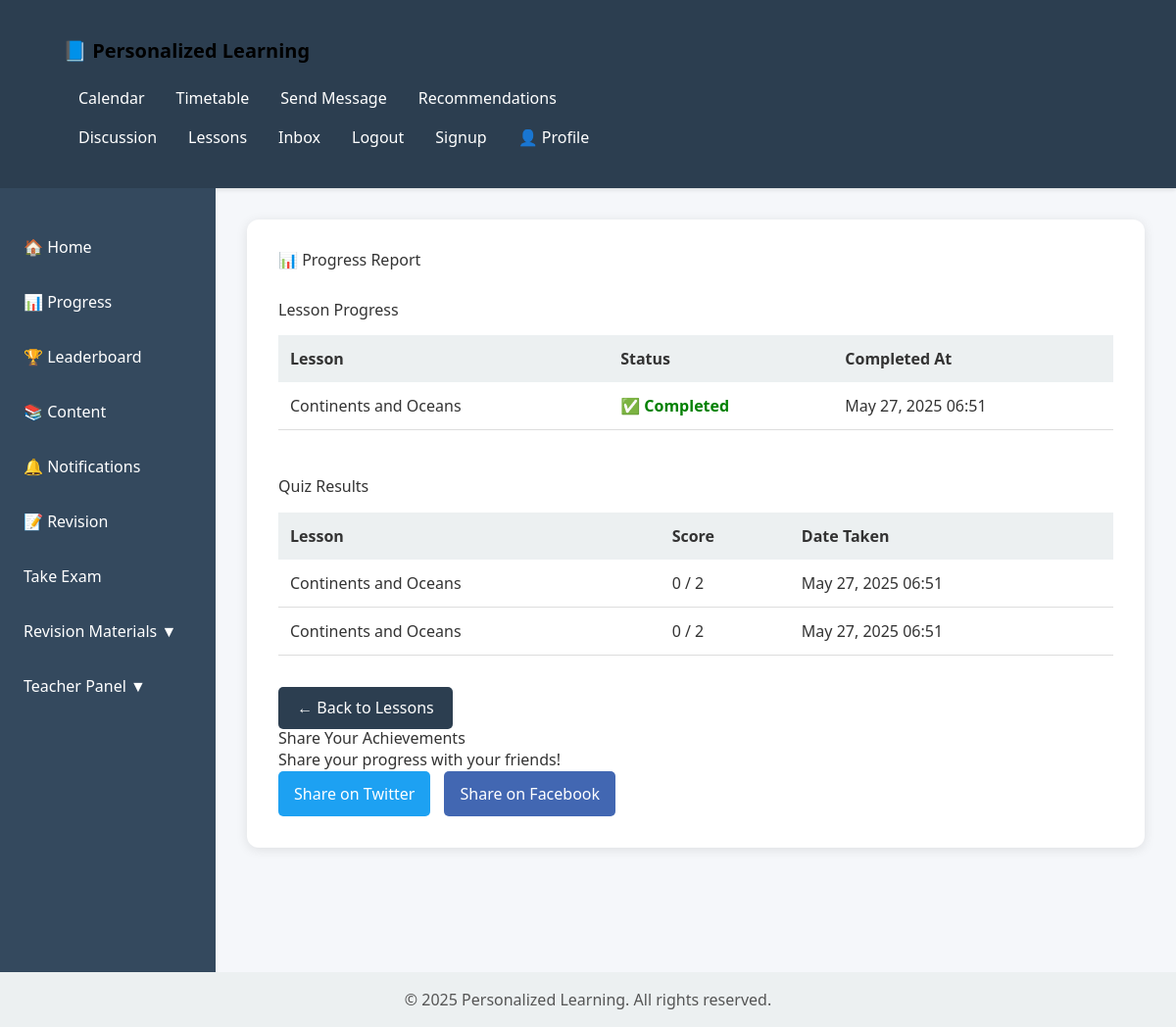
/progress/report/ (signed in), run on the app's committed database.
### progress/models.py (models this page shows, shortened)
class LessonProgress(models.Model):
    user = models.ForeignKey(User, on_delete=models.CASCADE)
    lesson = models.ForeignKey(Lesson, on_delete=models.CASCADE)
    is_completed = models.BooleanField(default=False)
    completed_at = models.DateTimeField(auto_now_add=True, null=True, blank=True)

class QuizResult(models.Model):
    user = models.ForeignKey(User, on_delete=models.CASCADE)
    quiz = models.ForeignKey(Quiz, on_delete=models.CASCADE, related_name='quizzes')
    score = models.IntegerField()
    total_questions = models.IntegerField()
    created_at = models.DateTimeField(auto_now_add=True)

### content/models.py (models this page shows, shortened)
class Lesson(models.Model):
    title = models.CharField(max_length=255)
    content = models.TextField()
    difficulty_level = models.CharField(max_length=50)
    topic = models.CharField(max_length=100)

class Quiz(models.Model):
    lesson = models.ForeignKey(Lesson, on_delete=models.CASCADE, related_name='quizzes')
    question = models.TextField()
    option_a = models.CharField(max_length=255,default='Study of chemicals')
    option_b = models.CharField(max_length=255,default='Study of chemicals')
    option_c = models.CharField(max_length=255,default='Study of chemicals')
    option_d = models.CharField(max_length=255,default='Study of chemicals')
    correct_option = models.CharField(max_length=1, choices=[
        ('A', 'Option A'),
        ('B', 'Option B'),
        ('C', 'Option C'),
        ('D', 'Option D'),
    ],default='A')

### progress/views.py (the view)
# urls.py: path('report/', progress_report_view, name='progress-report'),
@login_required
def progress_report_view(request):
    lesson_progress = LessonProgress.objects.filter(user=request.user)
    quiz_results = QuizResult.objects.filter(user=request.user)
    context = {
        'lesson_progress': lesson_progress,
        'quiz_results': quiz_results,
    }
    return render(request, 'progress/progress_report.html', context)

### progress/templates/progress/progress_report.html (shortened to what this page needs)
{% extends 'content/base.html' %}
{% block content %}
<div style="max-width: 900px; margin: auto;">
    <h2 style="margin-bottom: 2rem;">📊 Progress Report</h2>
    <h3 style="margin-bottom: 1rem;">Lesson Progress</h3>
    <div style="overflow-x: auto;">
        <table style="width: 100%; border-collapse: collapse; min-width: 600px;">
            <thead>
                <tr style="background-color: #ecf0f1; text-align: left;">
                    <th style="padding: 12px;">Lesson</th>
                    <th style="padding: 12px;">Status</th>
                    <th style="padding: 12px;">Completed At</th>
                </tr>
            </thead>
            <tbody>
                {% for progress in lesson_progress %}
                <tr style="border-bottom: 1px solid #ddd;">
                    <td style="padding: 12px;">{{ progress.lesson.title }}</td>
                    <td style="padding: 12px;">
                        {% if progress.is_completed %}
                            <span style="color: green; font-weight: bold;">✅ Completed</span>
                        {% else %}
                            <span style="color: #e67e22; font-weight: bold;">⏳ Not Completed</span>
                        {% endif %}
                    </td>
                    <td style="padding: 12px;">
                        {{ progress.completed_at|date:"M d, Y H:i" }}
                    </td>
                </tr>
                {% empty %}
                <tr>
                    <td colspan="3" style="padding: 16px; text-align: center;">No lesson progress found.</td>
                </tr>
                {% endfor %}
            </tbody>
        </table>
    </div>
    <h3 style="margin-top: 3rem; margin-bottom: 1rem;">Quiz Results</h3>
    <div style="overflow-x: auto;">
        <table style="width: 100%; border-collapse: collapse; min-width: 600px;">
            <thead>
                <tr style="background-color: #ecf0f1; text-align: left;">
                    <th style="padding: 12px;">Lesson</th>
                    <th style="padding: 12px;">Score</th>
                    <th style="padding: 12px;">Date Taken</th>
                </tr>
            </thead>
            <tbody>
                {% for result in quiz_results %}
                <tr style="border-bottom: 1px solid #ddd;">
                    <td style="padding: 12px;">{{ result.quiz.lesson.title }}</td>
                    <td style="padding: 12px;">{{ result.score }} / {{ result.total_questions }}</td>
                    <td style="padding: 12px;">{{ result.created_at|date:"M d, Y H:i" }}</td>
                </tr>
                {% empty %}
                <tr>
                    <td colspan="3" style="padding: 16px; text-align: center;">No quiz results found.</td>
                </tr>
                {% endfor %}
            </tbody>
        </table>
    </div>
    <a href="{% url 'lesson-list' %}"
       style="display: inline-block; margin-top: 2rem; padding: 0.6rem 1.2rem; background-color: #2c3e50; color: white;
              border-radius: 5px; text-decoration: none;">
        ← Back to Lessons
    </a>
    <h3>Share Your Achievements</h3>
<p>Share your progress with your friends!</p>
<a href="https://twitter.com/intent/tweet?text=I%20just%20completed%20{{ total_lessons_completed }}%20lessons%20and%20scored%20{{ total_score }}%20points%20on%20%23MyLearningApp!&hashtags=Learning,Education"
   target="_blank" class="btn btn-twitter">Share on Twitter</a>
<a href="https://www.facebook.com/sharer/sharer.php?u={{ request.build_absolute_uri }}"
   target="_blank" class="btn btn-facebook">Share on Facebook</a>
</div>
{% endblock %}

### content/templates/content/base.html (style rules this page uses)
body { margin: 0; font-family: 'Segoe UI', Tahoma, Geneva, Verdana, sans-serif; background-color: #f5f7fa; color: #333; display: flex; flex-direction: column; min-height: 100vh; }

### progress/templates/progress/progress_report.html (style rules this page uses)
.btn-twitter { background-color: #1DA1F2; color: white; padding: 10px 15px; text-decoration: none; margin-right: 10px; border-radius: 5px; }
.btn-facebook { background-color: #4267B2; color: white; padding: 10px 15px; text-decoration: none; border-radius: 5px; }

### data on the page
LessonProgress: lesson "Continents and Oceans", is_completed "✅ Completed", completed_at "May 27, 2025 06:51"
QuizResult: quiz.lesson "Continents and Oceans", score "0", total_questions "2", created_at "May 27, 2025 06:51"
QuizResult: quiz.lesson "Continents and Oceans", score "0", total_questions "2", created_at "May 27, 2025 06:51"
